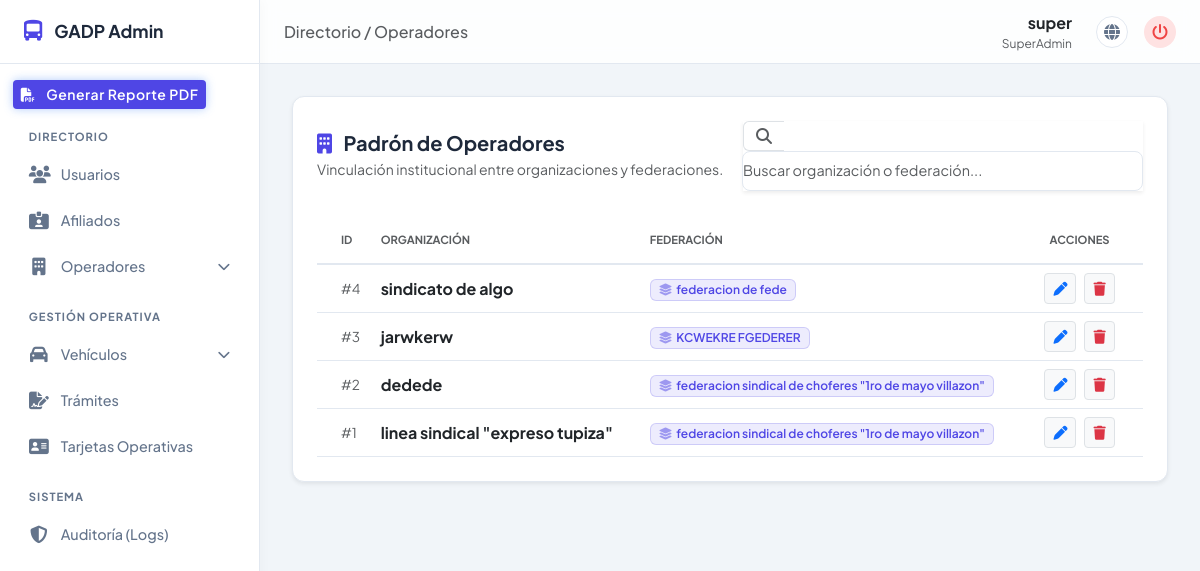
The app's page /gestion/operadores/ (signed in) with its own data.
### apps/usuario/models.py (models this page shows, shortened)
class Usuario(AbstractUser):
    ROLES = (
        ('sa', 'Super Administrador'),
        ('a', 'Administrador'),
        ('u', 'Tecnico')
    )
    rol = models.CharField(max_length=2, choices=ROLES, default='u')
    objects = UsuarioManager()

### apps/operador/models.py (models this page shows, shortened)
class Operador(models.Model):
    organizacion = models.ForeignKey(
        'Organizacion',
        on_delete=models.PROTECT,
        related_name='operador_organizacion'
    )
    federacion = models.ForeignKey(
        'Federacion',
        on_delete=models.PROTECT,
        related_name='operador_federacion'
    )
    fecha_registro = models.DateTimeField(auto_now_add=True)

class Organizacion(models.Model):
    nombre = models.CharField(max_length=500)
    fecha_registro = models.DateTimeField(auto_now_add=True)
    def __str__(self):
        return self.nombre

class Federacion(models.Model):
    nombre = models.CharField(max_length=500)
    fecha_registro = models.DateTimeField(auto_now_add=True)
    def __str__(self):
        return self.nombre

### apps/gestion/views.py (the view, shortened to what this page needs)
# urls.py: path('operadores/', views.gestion_operadores, name='operador_list'),
@login_required
@user_passes_test(es_superadmin, login_url='/', redirect_field_name=None)
def gestion_operadores(request: HttpRequest) -> HttpResponse:
    q = request.GET.get('q', '').strip()
    try:
        lista = Operador.objects.select_related('organizacion', 'federacion').all().order_by('-fecha_registro')
        if q:
            lista = lista.filter(
                Q(organizacion__nombre__icontains=q) |
                Q(federacion__nombre__icontains=q)
            )
        paginator = Paginator(lista, 20)
        registros = paginator.get_page(request.GET.get('page'))
    except DatabaseError as e:
        logger.error(f"Error consultando lista de operadores: {e}")
        messages.error(request, "Error al cargar la lista de operadores.")
        registros = []
    contexto = {
        'registros': registros,
        'q': q,
        'form_generico': NuevoOperadorForm(),
    }
    return render(request, 'gestion/gestion_operadores.html', contexto)

### apps/operador/forms.py
class NuevoOperadorForm(BootstrapFormMixin, forms.ModelForm):
    class Meta:
        model = Operador
        fields = ['organizacion', 'federacion']
        labels = {
            'organizacion': 'Organización a la que pertenece',
            'federacion': 'Federación asociada',
        }

### apps/usuario/permisos.py (called while the page is built)
def es_superadmin(user):
    return user.is_authenticated and user.rol == 'sa'

### apps/gestion/templates/gestion/gestion_operadores.html (shortened to what this page needs)
{% extends 'gestion/base_admin.html' %}
{% block header_title %}Directorio / Operadores{% endblock %}
{% block content %}
<div class="card-panel shadow-sm">
    <div class="d-flex flex-column flex-md-row justify-content-between align-items-md-center mb-4 gap-3">
        <div>
            <h5 class="mb-1 fw-bold" style="color: var(--text-main);">
                <i class="fas fa-building me-2" style="color: var(--accent-blue);"></i> Padrón de Operadores
            </h5>
            <p class="text-muted small mb-0">Vinculación institucional entre organizaciones y federaciones.</p>
        </div>
        <form id="formBuscador" class="d-flex" style="max-width: 400px; width: 100%;">
            <div class="input-group shadow-sm">
                <span class="input-group-text bg-white border-end-0 text-muted">
                    <i class="fas fa-search" id="iconoBusqueda"></i>
                </span>
                <input type="text" id="searchInput" name="q" value="{{ q }}" class="form-control border-start-0 ps-0" placeholder="Buscar organización o federación..." autocomplete="off">
            </div>
        </form>
    </div>
    <div id="tablaContainer" class="table-responsive">
        <table class="table table-hover align-middle mb-0">
            <thead class="bg-light">
                <tr style="border-bottom: 2px solid var(--border-color);">
                    <th class="text-muted text-uppercase fw-bold py-3 ps-4" style="font-size: 0.7rem;">ID</th>
                    <th class="text-muted text-uppercase fw-bold py-3" style="font-size: 0.7rem;">Organización</th>
                    <th class="text-muted text-uppercase fw-bold py-3" style="font-size: 0.7rem;">Federación</th>
                    <th class="text-muted text-uppercase fw-bold py-3 text-center pe-4" style="font-size: 0.7rem;">Acciones</th>
                </tr>
            </thead>
            <tbody style="background-color: var(--bg-surface);">
                {% for item in registros %}
                <tr style="border-bottom: 1px solid var(--border-color);">
                    <td class="text-muted ps-4" style="font-size: 0.85rem;">#{{ item.id }}</td>
                    <td class="fw-bold text-dark">{{ item.organizacion.nombre }}</td>
                    <td>
                        <span class="badge badge-fed px-2 py-1">
                            <i class="fas fa-layer-group me-1 opacity-50"></i>{{ item.federacion.nombre }}
                        </span>
                    </td>
                    <td class="text-center pe-4">
                        <div class="d-inline-flex gap-2">
                            <button type="button" class="btn btn-sm btn-light border" onclick="abrirModalEdicion('{{ item.id }}', '{{ item.organizacion.id }}', '{{ item.federacion.id }}')" title="Editar">
                                <i class="fas fa-pen text-primary"></i>
                            </button>
                            <button type="button" class="btn btn-sm btn-light border" onclick="abrirModalEliminacion('{{ item.id }}')" title="Eliminar">
                                <i class="fas fa-trash text-danger"></i>
                            </button>
                        </div>
                    </td>
                </tr>
                {% endfor %}
            </tbody>
        </table>
    </div>
</div>
{% endblock %}

### apps/gestion/templates/gestion/base_admin.html (shortened to what this page needs)
{% load static %}
<!DOCTYPE html>
<html lang="es">
<head>
    <link href="https://cdn.jsdelivr.net/npm/bootstrap@5.3.0/dist/css/bootstrap.min.css" rel="stylesheet">
    <link rel="stylesheet" href="https://cdnjs.cloudflare.com/ajax/libs/font-awesome/6.4.0/css/all.min.css">
</head>
<body>
    <aside class="sidebar" id="sidebar">
        <a href="#" class="sidebar-brand">
            <i class="fas fa-bus-alt"></i>
            <span>GADP Admin</span>
        </a>
        <div class="sidebar-nav">
            <a href="{% url 'gestion:reporte_general_pdf' %}" class="btn btn-sm text-white" style="background-color: var(--accent-blue); border: none; font-weight: 600; letter-spacing: 0.5px; box-shadow: 0 0 10px rgba(59, 130, 246, 0.4);" title="Descargar Reporte General">
                <i class="fas fa-file-pdf me-2"></i> Generar Reporte PDF
            </a>
            <div class="nav-label">Directorio</div>
            <a href="{% url 'gestion:usuario_list' %}" class="sidebar-link">
                <i class="fas fa-users icon-main"></i>
                <span>Usuarios</span>
            </a>
            <a href="{% url 'gestion:afiliado_list' %}" class="sidebar-link">
                <i class="fas fa-id-card-clip icon-main"></i>
                <span>Afiliados</span>
            </a>
            <a href="#operadoresSubmenu" class="sidebar-link" data-bs-toggle="collapse" aria-expanded="false">
                <i class="fas fa-building icon-main"></i>
                <span>Operadores</span>
                <i class="fas fa-chevron-down chevron"></i>
            </a>
            <div class="nav-label">Gestión Operativa</div>
            <a href="#vehiculosSubmenu" class="sidebar-link" data-bs-toggle="collapse" aria-expanded="false">
                <i class="fas fa-car icon-main"></i>
                <span>Vehículos</span>
                <i class="fas fa-chevron-down chevron"></i>
            </a>
            <a href="{% url 'gestion:tramite_list' %}" class="sidebar-link">
                <i class="fas fa-file-signature icon-main"></i>
                <span>Trámites</span>
            </a>
            <a href="{% url 'gestion:tarjeta_list' %}" class="sidebar-link">
                <i class="fas fa-address-card icon-main"></i>
                <span>Tarjetas Operativas</span>
            </a>
            <div class="nav-label">Sistema</div>
            <a href="{% url 'gestion:historial_list' %}" class="sidebar-link">
                <i class="fas fa-shield-halved icon-main"></i>
                <span>Auditoría (Logs)</span>
            </a>
        </div>
    </aside>
    <div class="main-wrapper">
        <header class="top-header">
            <div class="d-flex align-items-center gap-3">
                <h5 class="mb-0 text-muted d-none d-md-block fs-6 fw-medium">
                    {% block header_title %}Panel de Control{% endblock %}
                </h5>
            </div>
            <div class="d-flex align-items-center gap-3">
                <div class="text-end d-none d-sm-block me-2">
                    <div class="fw-bold fs-6 text-dark">{{ request.user.username|default:"Administrador" }}</div>
                    <div class="text-muted" style="font-size: 0.75rem;">SuperAdmin</div>
                </div>
                <a href="/" class="header-btn header-btn-portal" title="Ir al Portal Público">
                    <i class="fas fa-globe"></i>
                </a>
                <a href="{% url 'logout' %}" class="header-btn header-btn-logout" title="Cerrar Sesión">
                    <i class="fas fa-power-off"></i>
                </a>
            </div>
        </header>
        <main class="content-area">
            {% block content %}{% endblock %}
        </main>
    </div>
</body>
</html>

### apps/gestion/templates/gestion/base_admin.html (style rules this page uses)
:root { --bg-body: #f1f5f9; --bg-surface: #ffffff; --bg-hover: #f8fafc; --text-main: #1e293b; --text-muted: #64748b; --accent-blue: #4f46e5; --border-color: #e2e8f0; --sidebar-width: 260px; --header-height: 64px; }
body { background-color: var(--bg-body); color: var(--text-main); font-family: 'Plus Jakarta Sans', sans-serif; overflow: hidden; display: flex; height: 100vh; }
.sidebar { width: var(--sidebar-width); background-color: var(--bg-surface); border-right: 1px solid var(--border-color); display: flex; flex-direction: column; transition: all 0.3s ease; z-index: 1040; box-shadow: 4px 0 10px rgba(0,0,0,0.02); }
.sidebar-brand { height: var(--header-height); display: flex; align-items: center; padding: 0 1.5rem; font-size: 1.1rem; font-weight: 700; color: var(--text-main); border-bottom: 1px solid var(--border-color); text-decoration: none; gap: 12px; transition: background-color 0.2s; }
.sidebar-brand i { color: var(--accent-blue); font-size: 1.3rem; }
.sidebar-nav { flex: 1; overflow-y: auto; padding: 1rem 0.8rem; }
.nav-label { font-size: 0.7rem; text-transform: uppercase; letter-spacing: 1px; color: var(--text-muted); font-weight: 700; margin: 1.2rem 0 0.5rem 1rem; }
.sidebar-link { display: flex; align-items: center; gap: 12px; color: var(--text-muted); text-decoration: none; padding: 0.7rem 1rem; border-radius: 8px; font-size: 0.9rem; font-weight: 500; transition: all 0.2s ease; margin-bottom: 2px; }
.sidebar-link i.icon-main { font-size: 1.1rem; width: 20px; text-align: center; }
.sidebar-link i.chevron { margin-left: auto; font-size: 0.8rem; transition: transform 0.3s; }
.main-wrapper { flex: 1; display: flex; flex-direction: column; overflow-x: hidden; }
.top-header { height: var(--header-height); background-color: rgba(255, 255, 255, 0.85); backdrop-filter: blur(10px); border-bottom: 1px solid var(--border-color); display: flex; align-items: center; justify-content: space-between; padding: 0 1.5rem; z-index: 1030; }
.content-area { flex: 1; padding: 2rem; overflow-y: auto; }
.header-btn { display: inline-flex; align-items: center; justify-content: center; width: 32px; height: 32px; border-radius: 50%; transition: all 0.2s ease; text-decoration: none; }
.header-btn-portal { border: 1px solid var(--border-color); color: var(--text-muted); background: var(--bg-surface); }
.header-btn-logout { background-color: #fee2e2; color: #ef4444; border: none; }
.card-panel { background-color: var(--bg-surface); border: 1px solid var(--border-color); border-radius: 12px; padding: 1.5rem; box-shadow: 0 1px 3px rgba(0,0,0,0.05); }

### apps/gestion/templates/gestion/gestion_operadores.html (style rules this page uses)
.django-form-light select, #searchInput { background-color: var(--bg-surface) !important; color: var(--text-main) !important; border: 1px solid var(--border-color) !important; width: 100%; padding: 0.5rem 0.75rem; border-radius: 8px; font-size: 0.9rem; transition: all 0.2s ease; }
.badge-fed { background-color: rgba(79, 70, 229, 0.1); color: var(--accent-blue); border: 1px solid rgba(79, 70, 229, 0.2); font-weight: 600; }

### records on screen
Usuario: user.username "super"
Operador: id "4", organizacion.nombre "sindicato de algo", federacion.nombre "federacion de fede"
Operador: id "3", organizacion.nombre "jarwkerw", federacion.nombre "KCWEKRE FGEDERER"
Operador: id "2", organizacion.nombre "dedede", federacion.nombre "federacion sindical de choferes \"1ro de mayo villazon\""
Operador: id "1", organizacion.nombre "linea sindical \"expreso tupiza\"", federacion.nombre "federacion sindical de choferes \"1ro de mayo villazon\""
